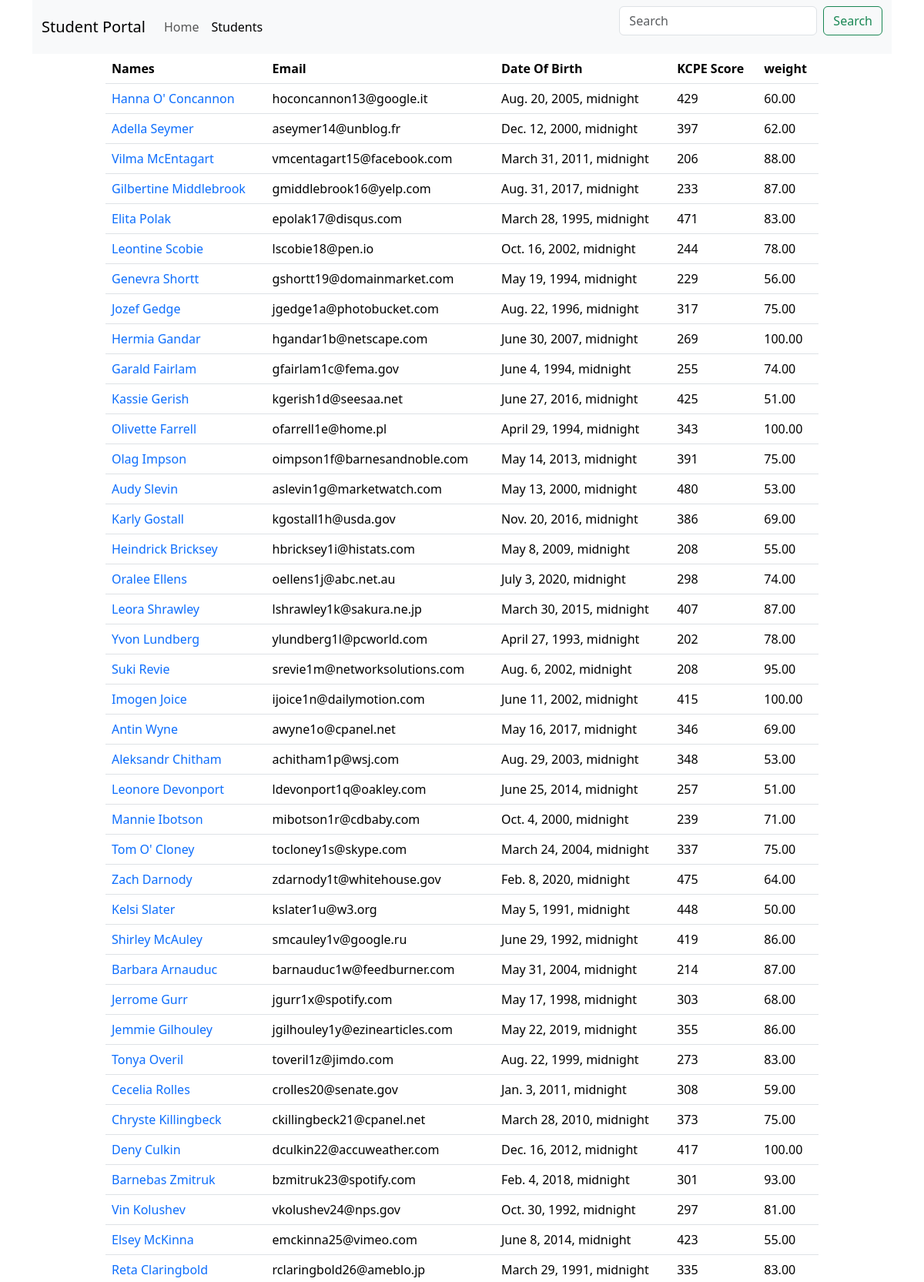
/show/?page=2 (signed in, upper part), run on the app's committed database.
### main_app/models.py (models this page shows, shortened)
class Student(models.Model):
    first_name = models.CharField(max_length=25)
    last_name = models.CharField(max_length=25)
    dob = models.DateTimeField()
    email = models.EmailField(unique=True)
    weight = models.DecimalField(max_digits=5, decimal_places=2)
    is_spoty = models.BooleanField(default=False)
    kcpe_score = models.IntegerField()
    profile_pic = models.ImageField(upload_to=generate_unique_name, null=True, default="students/student.png")
    created_at = models.DateTimeField(auto_now_add=True)
    updated_at = models.DateTimeField(auto_now=True)

### main_app/views.py (the view)
# urls.py: path('show/', views.show_students, name='show'),
@login_required  # decorators
def show_students(request):
    data = Student.objects.all()
    paginator = Paginator(data, 50)
    page_number = request.GET.get('page')
    data = paginator.get_page(page_number)
    return render(request, 'display.html', {'students': data})

### templates/display.html (shortened to what this page needs)
<div class="container">
   {% extends 'base.html' %}
{% load crispy_forms_filters %}
{% block content %}
    {% include 'navbar.html' %}
    <div class="row justify-content-center">
        <div class="col-sm-10">
            <table class="table">
                <thead>
                <tr>
                    <th>Names</th>
                    <th>Email</th>
                    <th>Date Of Birth</th>
                    <th>KCPE Score</th>
                    <th>weight</th>
                </tr>
                </thead>
                <tbody>
                {% for student in students %}
                    <tr>
                        <td><a href="{% url 'details' student.id %}" class="text-decoration-none">{{ student.first_name }} {{ student.last_name }}</a> </td>
                        <td>{{ student.email }}</td>
                        <td>{{  student.dob}}</td>
                        <td>{{ student.kcpe_score }}</td>
                        <td>{{ student.weight }}</td>
                    </tr>
                {% endfor %}
                </tbody>
            </table>
        </div>
    </div>
</div>
{% endblock %}

### data on the page
Student: first_name "Hanna", last_name "O' Concannon", email "hoconcannon13@google.it", dob "Aug. 20, 2005, midnight", kcpe_score "429", weight "60.00"
Student: first_name "Adella", last_name "Seymer", email "aseymer14@unblog.fr", dob "Dec. 12, 2000, midnight", kcpe_score "397", weight "62.00"
Student: first_name "Vilma", last_name "McEntagart", email "vmcentagart15@facebook.com", dob "March 31, 2011, midnight", kcpe_score "206", weight "88.00"
Student: first_name "Gilbertine", last_name "Middlebrook", email "gmiddlebrook16@yelp.com", dob "Aug. 31, 2017, midnight", kcpe_score "233", weight "87.00"
Student: first_name "Elita", last_name "Polak", email "epolak17@disqus.com", dob "March 28, 1995, midnight", kcpe_score "471", weight "83.00"
Student: first_name "Leontine", last_name "Scobie", email "lscobie18@pen.io", dob "Oct. 16, 2002, midnight", kcpe_score "244", weight "78.00"
Student: first_name "Genevra", last_name "Shortt", email "gshortt19@domainmarket.com", dob "May 19, 1994, midnight", kcpe_score "229", weight "56.00"
Student: first_name "Jozef", last_name "Gedge", email "jgedge1a@photobucket.com", dob "Aug. 22, 1996, midnight", kcpe_score "317", weight "75.00"
Student: first_name "Hermia", last_name "Gandar", email "hgandar1b@netscape.com", dob "June 30, 2007, midnight", kcpe_score "269", weight "100.00"
Student: first_name "Garald", last_name "Fairlam", email "gfairlam1c@fema.gov", dob "June 4, 1994, midnight", kcpe_score "255", weight "74.00"
Student: first_name "Kassie", last_name "Gerish", email "kgerish1d@seesaa.net", dob "June 27, 2016, midnight", kcpe_score "425", weight "51.00"
Student: first_name "Olivette", last_name "Farrell", email "ofarrell1e@home.pl", dob "April 29, 1994, midnight", kcpe_score "343", weight "100.00"
Student: first_name "Olag", last_name "Impson", email "oimpson1f@barnesandnoble.com", dob "May 14, 2013, midnight", kcpe_score "391", weight "75.00"
Student: first_name "Audy", last_name "Slevin", email "aslevin1g@marketwatch.com", dob "May 13, 2000, midnight", kcpe_score "480", weight "53.00"
Student: first_name "Karly", last_name "Gostall", email "kgostall1h@usda.gov", dob "Nov. 20, 2016, midnight", kcpe_score "386", weight "69.00"
Student: first_name "Heindrick", last_name "Bricksey", email "hbricksey1i@histats.com", dob "May 8, 2009, midnight", kcpe_score "208", weight "55.00"
Student: first_name "Oralee", last_name "Ellens", email "oellens1j@abc.net.au", dob "July 3, 2020, midnight", kcpe_score "298", weight "74.00"
Student: first_name "Leora", last_name "Shrawley", email "lshrawley1k@sakura.ne.jp", dob "March 30, 2015, midnight", kcpe_score "407", weight "87.00"
Student: first_name "Yvon", last_name "Lundberg", email "ylundberg1l@pcworld.com", dob "April 27, 1993, midnight", kcpe_score "202", weight "78.00"
Student: first_name "Suki", last_name "Revie", email "srevie1m@networksolutions.com", dob "Aug. 6, 2002, midnight", kcpe_score "208", weight "95.00"
Student: first_name "Imogen", last_name "Joice", email "ijoice1n@dailymotion.com", dob "June 11, 2002, midnight", kcpe_score "415", weight "100.00"
Student: first_name "Antin", last_name "Wyne", email "awyne1o@cpanel.net", dob "May 16, 2017, midnight", kcpe_score "346", weight "69.00"
Student: first_name "Aleksandr", last_name "Chitham", email "achitham1p@wsj.com", dob "Aug. 29, 2003, midnight", kcpe_score "348", weight "53.00"
Student: first_name "Leonore", last_name "Devonport", email "ldevonport1q@oakley.com", dob "June 25, 2014, midnight", kcpe_score "257", weight "51.00"
Student: first_name "Mannie", last_name "Ibotson", email "mibotson1r@cdbaby.com", dob "Oct. 4, 2000, midnight", kcpe_score "239", weight "71.00"
Student: first_name "Tom", last_name "O' Cloney", email "tocloney1s@skype.com", dob "March 24, 2004, midnight", kcpe_score "337", weight "75.00"
Student: first_name "Zach", last_name "Darnody", email "zdarnody1t@whitehouse.gov", dob "Feb. 8, 2020, midnight", kcpe_score "475", weight "64.00"
Student: first_name "Kelsi", last_name "Slater", email "kslater1u@w3.org", dob "May 5, 1991, midnight", kcpe_score "448", weight "50.00"
Student: first_name "Shirley", last_name "McAuley", email "smcauley1v@google.ru", dob "June 29, 1992, midnight", kcpe_score "419", weight "86.00"
Student: first_name "Barbara", last_name "Arnauduc", email "barnauduc1w@feedburner.com", dob "May 31, 2004, midnight", kcpe_score "214", weight "87.00"
Student: first_name "Jerrome", last_name "Gurr", email "jgurr1x@spotify.com", dob "May 17, 1998, midnight", kcpe_score "303", weight "68.00"
Student: first_name "Jemmie", last_name "Gilhouley", email "jgilhouley1y@ezinearticles.com", dob "May 22, 2019, midnight", kcpe_score "355", weight "86.00"
Student: first_name "Tonya", last_name "Overil", email "toveril1z@jimdo.com", dob "Aug. 22, 1999, midnight", kcpe_score "273", weight "83.00"
Student: first_name "Cecelia", last_name "Rolles", email "crolles20@senate.gov", dob "Jan. 3, 2011, midnight", kcpe_score "308", weight "59.00"
Student: first_name "Chryste", last_name "Killingbeck", email "ckillingbeck21@cpanel.net", dob "March 28, 2010, midnight", kcpe_score "373", weight "75.00"
Student: first_name "Deny", last_name "Culkin", email "dculkin22@accuweather.com", dob "Dec. 16, 2012, midnight", kcpe_score "417", weight "100.00"
Student: first_name "Barnebas", last_name "Zmitruk", email "bzmitruk23@spotify.com", dob "Feb. 4, 2018, midnight", kcpe_score "301", weight "93.00"
Student: first_name "Vin", last_name "Kolushev", email "vkolushev24@nps.gov", dob "Oct. 30, 1992, midnight", kcpe_score "297", weight "81.00"
Student: first_name "Elsey", last_name "McKinna", email "emckinna25@vimeo.com", dob "June 8, 2014, midnight", kcpe_score "423", weight "55.00"
Student: first_name "Reta", last_name "Claringbold", email "rclaringbold26@ameblo.jp", dob "March 29, 1991, midnight", kcpe_score "335", weight "83.00"
